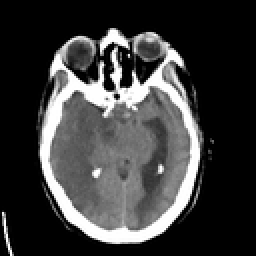
%> input picture s01_CT.tif, 128 x 128 px, shrunk from 256 x 256 before the run (shown 2 times larger)
$ octave XXIMP.m   (GNU Octave 9; MATLAB toolbox functions it lacks are replaced by stand-ins)
%> lines starting %> are read from the running program, lines starting %| are printed output that depends on the picture; long printed decimals are rounded
clear;
clc;


%Reading Images
I1=imread('C:\Users\sammy\Documents\MP!@3\CT-MRT2\s01_CT.tif');
%> I1 is the input picture: size 128x128 uint8; min 0, max 255, mean 59.9
I2=imread('C:\Users\sammy\Documents\MP!@3\CT-MRT2\s01_MRT2.tif');
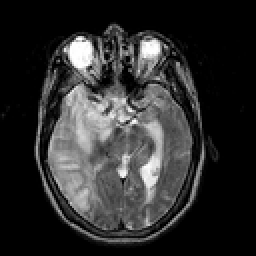
%> input picture s01_MRT2.tif, 128 x 128 px, shrunk from 256 x 256 before the run (shown 2 times larger)
%> I2 is the input picture: size 128x128 uint8; min 0, max 255, mean 46.2


% Wavelet Transform
[a1,b1,c1,d1]=dwt2(I1,'db2');
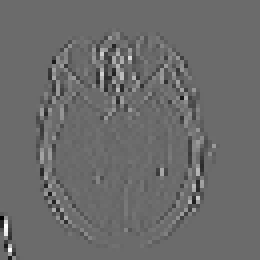
%> c1: size 65x65 double (shown 4 times larger); min -186.9, max 256.8, mean 0; drawn with min black and max white
[a2,b2,c2,d2]=dwt2(I2,'db2');
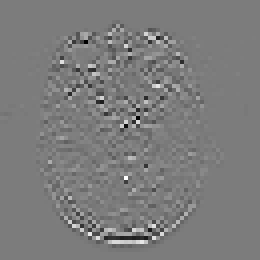
%> b2: size 65x65 double (shown 4 times larger); min -107.5, max 112.3, mean -0.2; drawn with min black and max white
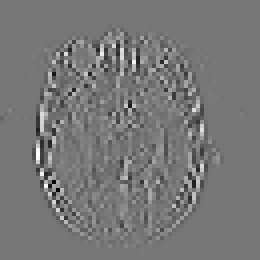
%> c2: size 65x65 double (shown 4 times larger); min -116.2, max 132, mean 0.2; drawn with min black and max white
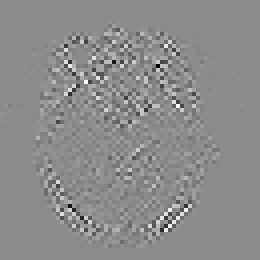
%> d2: size 65x65 double (shown 4 times larger); min -76.4, max 62.91, mean 0.1; drawn with min black and max white
[k1,k2]=size(a1);
%> k1 = 65; k2 = 65


%Bilateral Filter
 X1=imbilatfilt(a1);
 X2=imbilatfilt(b1);
 %X3=X1;

% Fusion Rules
% Average Rule
for i=1:k1
    for j=1:k2
        a3(i,j)=(X1(i,j)+X2(i,j))/2;
   end
end
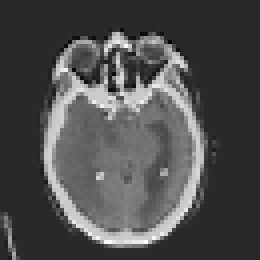
%> a3: size 65x65 double (shown 4 times larger); min -66.45, max 337.1, mean 58.2; drawn with min black and max white


% Max Rule
for i=1:k1
    for j=1:k2
        b3(i,j)=max(entropy(b1(i,j)),entropy(b2(i,j)));
        c3(i,j)=max(entropy(c1(i,j)),entropy(c2(i,j)));
        d3(i,j)=max(entropy(d1(i,j)),entropy(d2(i,j)));
    end
end
%> b3: size 65x65 double; every value is 0


% Inverse Wavelet Transform
c=idwt2(a3,b3,c3,d3,'db2');
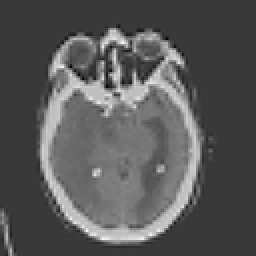
%> c: size 128x128 double (shown 2 times larger); min -54.89, max 187.4, mean 30; drawn with min black and max white
imshow(I1)
title('First Image')
figure,imshow(I2)
title('Second Image')
figure,imshow(c,[])
title('Fused Image')


% Performance Criteria
CR1=corr2(I1,c);
%> CR1 = 0.974
CR2=corr2(I2,c);
%> CR2 = 0.446
S1=ssim(double(I1),double(c));
%> S1 = 0.631
S2=ssim(double(I2),double(c));
%> S2 = 0.216
fprintf('Correlation between first image and fused image =%f \n\n',CR1);
%| Correlation between first image and fused image =0.974
fprintf('Correlation between second image and fused image =%f \n\n',CR2);
%| Correlation between second image and fused image =0.4458
fprintf('SSIM between first image and fused image =%4.2f db\n\n',S1);
%| SSIM between first image and fused image =0.63 db
fprintf('SSIM between second image and fused image =%4.2f db \n\n',S2);
%| SSIM between second image and fused image =0.22 db
